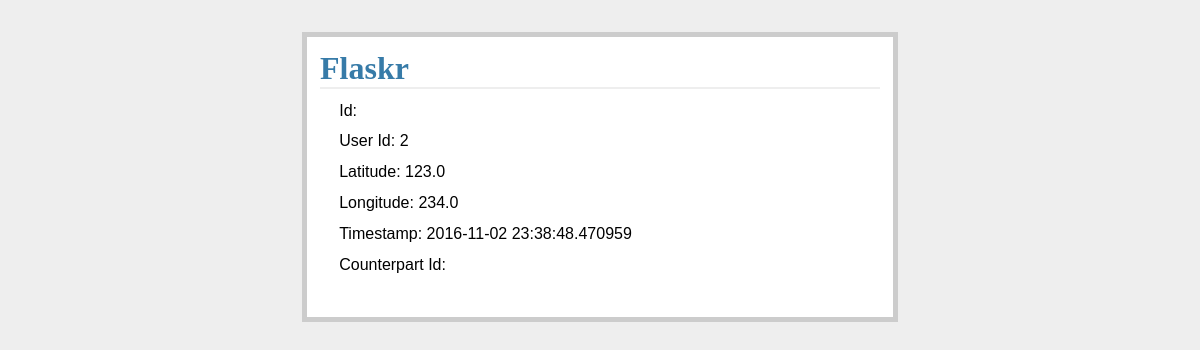
The app's page /noober/show_drivers with its own data.
### tables this page shows
CREATE TABLE drivers (
  user_id string not null primary key,
  lat float(10,6) not null,
  lon float(10,6) not null,
  timestamp string,
  matched_rider_id string,
  rider_in_car integer
);

### basic.py (the view)
@app.route("/noober/show_drivers")
def show_drivers():
        drivers = query_db('select * from drivers')
        return render_template('show_entries.html', entries=drivers)

### dbutil.py (called while the page is built)
def connect_db():
        rv = sqlite3.connect(app.config['DATABASE'])
        rv.row_factory = sqlite3.Row
        return rv

def get_db():
        if not hasattr(g, 'sqlite_db'):
                g.sqlite_db = connect_db()
        return g.sqlite_db

def query_db(query, args=(), one=False):
        cur = get_db().execute(query,args)
        rv = cur.fetchall()
        cur.close()
        return (rv[0] if rv else None) if one else rv

### templates/show_entries.html
{% extends "layout.html" %}
{% block body %}
<ul class="entries">
  {% for entry in entries %}
  <li>Id: {{entry.transaction_id}} </li>
  <li>User Id: {{entry.user_id}} </li>
  <li>Latitude: {{ entry.lat }} </li>
  <li>Longitude: {{entry.lon }} </li>
  <li>Timestamp: {{entry.timestamp|safe }} </li>
  <li>Counterpart Id: {{entry.counterpart_user_id|safe }} </li>
  <br>
  {% else %}
  <li><em>Unbelievable.  No entries here so far</em></li>
  {% endfor %}
</ul>
{% endblock %}

### static/style.css (style rules this page uses)
.entries { list-style: none; margin: 0; padding: 0; }
.entries li { margin: 0.8em 1.2em; }

### records on screen
drivers: user_id "2", lat "123.0", lon "234.0", timestamp "2016-11-02 23:38:48.470959"
